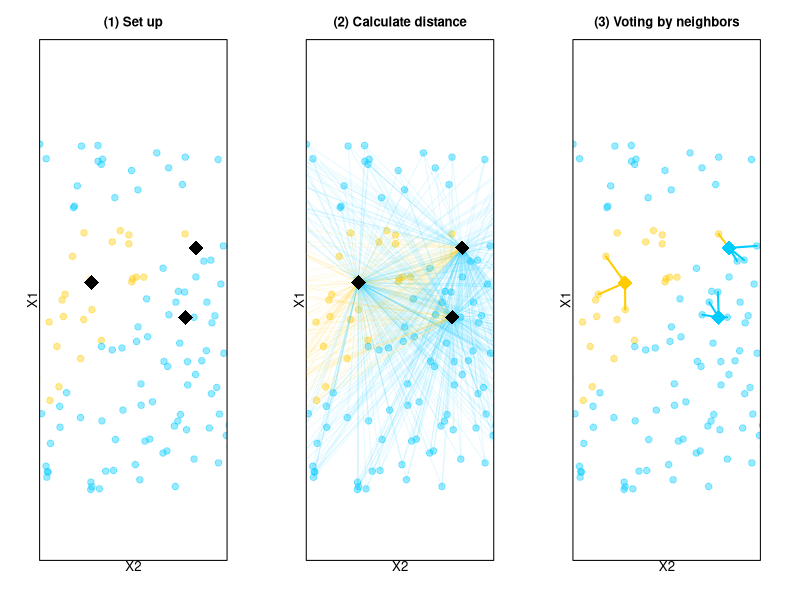

R code for this plot:
#Illustration of kNN

require(ggplot2)
  n <- 200
  k <- 4
  
  #Create training data
    set.seed(100)
    x <- runif(n)
    
    set.seed(44)
    y <- runif(n)
  
    z <- ifelse(y > x*1.2 , 1, 0)
    z1 <- ifelse(y < 0.8, 1,0)
    z <- z*z1
    
    df <- data.frame(x, y, z)
    
  #Create test
    df_test <- data.frame(id = 1:3,
                          x = c(0.33, 0.63, 0.6),
                          y = c(0.6, 0.7, 0.5))
  
    
  #Create segments  
    segs <- data.frame()
    segs_all <- data.frame()
    for(i in 1:nrow(df_test)){
      d <- sqrt((df_test$x[i] - df$x)^2 + (df_test$y[i] - df$y)^2)
      segs <- rbind(segs,
                data.frame(id = i, 
                           x0 = df_test$x[i], 
                           y0 = df_test$y[i],
                           df[rank(d, ties.method = "random") <=k,]))
      segs_all <- rbind(segs_all,
                    data.frame(id = i, 
                               x0 = df_test$x[i], 
                               y0 = df_test$y[i],
                               df))
    }
    
  #Plot
    
  par(mfrow = c(1,3), mar = rep(3,4))
  #First plot
    plot(df$x, df$y, col = rgb(df$z, 0.8, 1- df$z, 0.4),
         pch = 20, cex = 2, xlab = "", ylab = "", 
         yaxt = "n", xaxt = "n",
         xlim = c(0.2, 0.7), ylim = c(0.3, 0.8), asp = 1)
    points(df_test$x, df_test$y, col = "black", 
           cex = 3, pch = 18)
    title(ylab="X1", xlab = "X2", line=0, cex.lab=1.2)
    title(main = "(1) Set up", line=1, cex.lab=1.2)
    
  #Second plot
    plot(df$x, df$y, col = rgb(df$z, 0.8, 1- df$z, 0.4),
         pch = 20, cex = 2, xlab = "", ylab = "", 
         yaxt = "n", xaxt = "n",
         xlim = c(0.2, 0.7), ylim = c(0.3, 0.8), asp = 1)
    segments(x0 = segs_all$x0,
             y0 = segs_all$y0,
             x1 = segs_all$x,
             y1 = segs_all$y, 
             col = rgb(segs_all$z, 0.8, 1 - segs_all$z, 0.1), 
             lwd = 1)
    points(df_test$x, df_test$y, col = "black", 
           cex = 3, pch = 18)

    title(ylab="X1", xlab = "X2", line=0, cex.lab=1.2)
    title(main = "(2) Calculate distance", line=1, cex.lab=1.2)
    
    
    #Third plot
      scored <- c(1, 0, 0)
      plot(df$x, df$y, col = rgb(df$z, 0.8, 1- df$z, 0.4),
           pch = 20, cex = 2, xlab = "", ylab = "", 
           xlim = c(0.2, 0.7), ylim = c(0.3, 0.8), asp = 1,
           yaxt = "n", xaxt = "n")
      segments(x0 = segs$x0,
               y0 = segs$y0,
               x1 = segs$x,
               y1 = segs$y, 
               col = rgb(segs$z, 0.8, 1 - segs$z, 1), 
               lwd = 2)
      points(df_test$x, df_test$y, col = rgb(scored, 0.8, 1- scored, 1), 
             cex = 3, pch = 18)
       title(ylab="X1", xlab = "X2", line=0, cex.lab=1.2)
      title(main = "(3) Voting by neighbors", line=1, cex.lab=1.2)
      
      